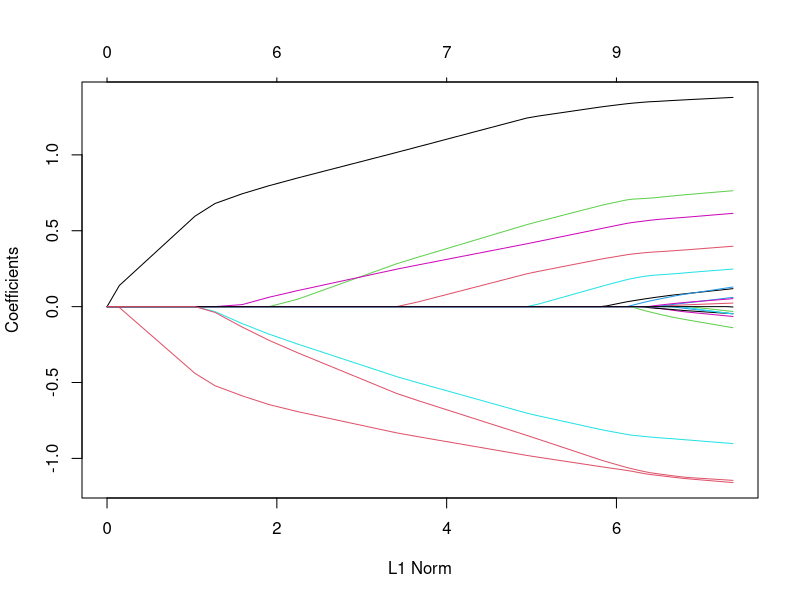
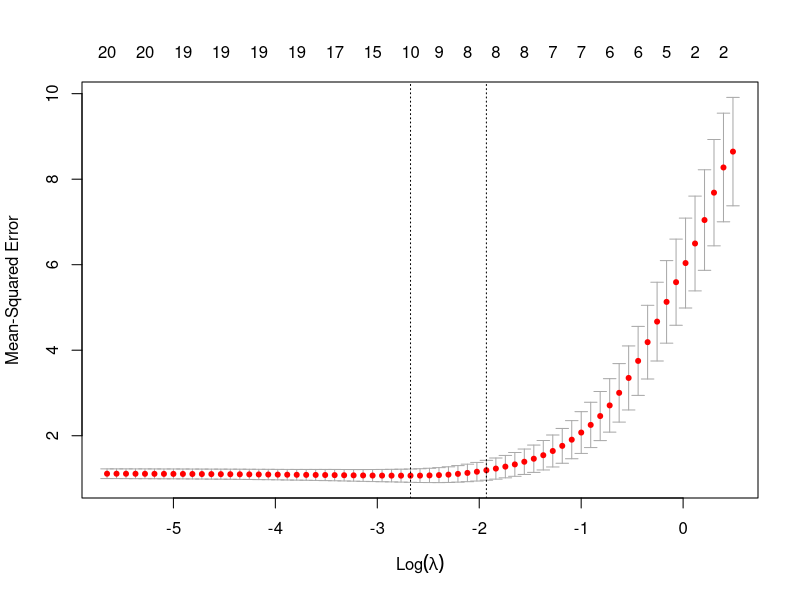
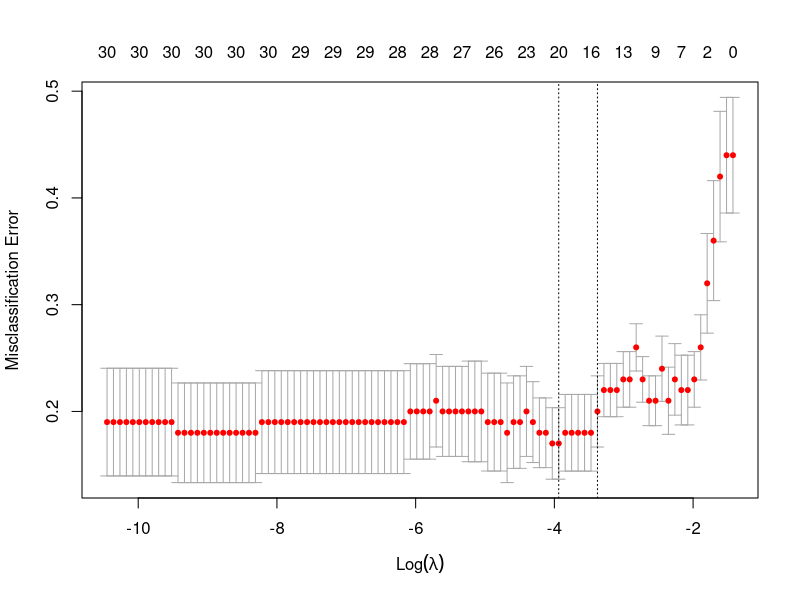

These figures' R source, in order:
## ---- chunk 1
knitr::opts_chunk$set(echo = TRUE)
img_path <- "regfigs/"
## ---- chunk 2
library(glmnet)
data(QuickStartExample)
x <- QuickStartExample$x
y <- QuickStartExample$y
## ---- chunk 3
fit <- glmnet(x, y)
## ---- chunk 4
plot(fit)
## ---- chunk 5
print(fit)
## ---- chunk 6
coef(fit, s = 0.1)
## ---- chunk 7
cvfit <- cv.glmnet(x, y)
plot(cvfit)
## ---- chunk 8
cvfit$lambda.min
coef(cvfit, s = "lambda.min")
## ---- chunk 9
library(glmnet)
data(BinomialExample)
x <- BinomialExample$x
y <- BinomialExample$y
## ---- chunk 10
fit <- glmnet(x, y, family = "binomial")
## ---- chunk 11
cvfit <- cv.glmnet(x, y, family = "binomial", 
                   type.measure = "class")
## ---- chunk 12
plot(cvfit)
cvfit$lambda.min
## ---- chunk 13
coef(cvfit, s = "lambda.min")
## ---- chunk 14
sessionInfo()
